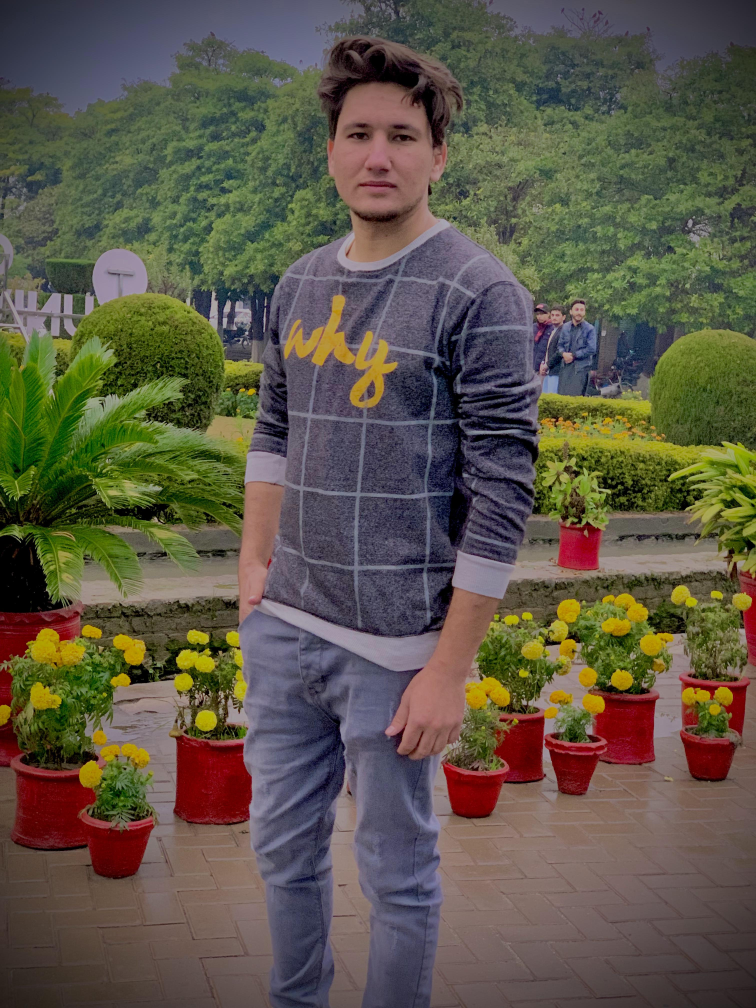
#> input picture Resources/danish.JPG, 3024 x 4032 px, found by its file name (shown at 1/4 size)
$ python Crop.py
#> lines starting #> are read from the running program, lines starting #| are printed output that depends on the picture
import cv2

img = cv2.imread('../Resources/danish.jpg')
#> img is the input picture: shape (4032, 3024, 3); mean B, G, R 71.4, 86.3, 92.8

imgResize = cv2.resize(img, (620, 600))
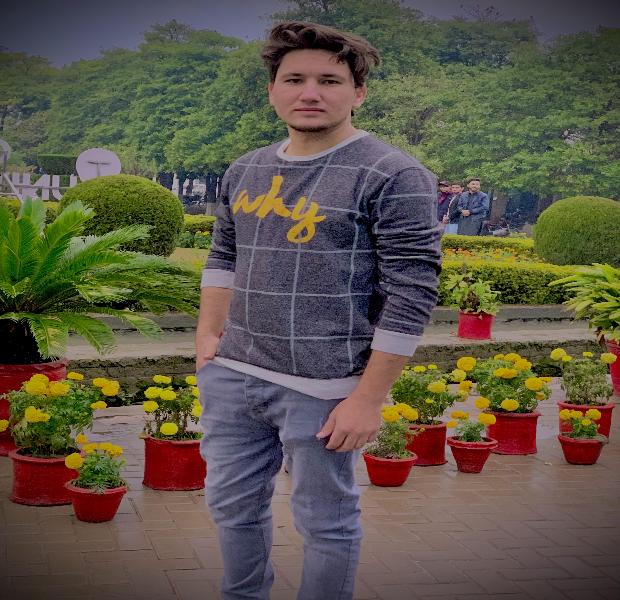
#> imgResize: shape (600, 620, 3); mean B, G, R 71.3, 86.2, 92.7

print("Img Resize: ", imgResize.shape)
#| Img Resize:  (600, 620, 3)
cv2.imshow("output1", imgResize)         # Resize image

imgCropped = img[0:400, 100:500]
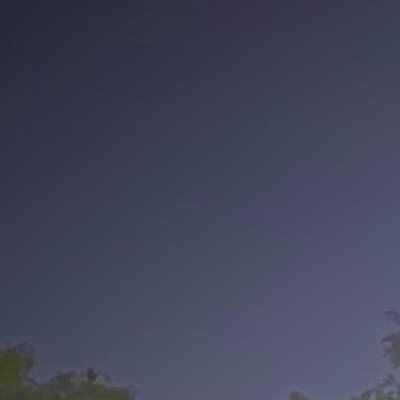
#> imgCropped: shape (400, 400, 3); mean B, G, R 89.6, 70, 66.6

cv2.imshow("output2", imgCropped)         # Cropped image

cv2.waitKey(30000) and 0xFF == ord('q')

#> (the run stopped early here; a loop or call above may not have finished)
